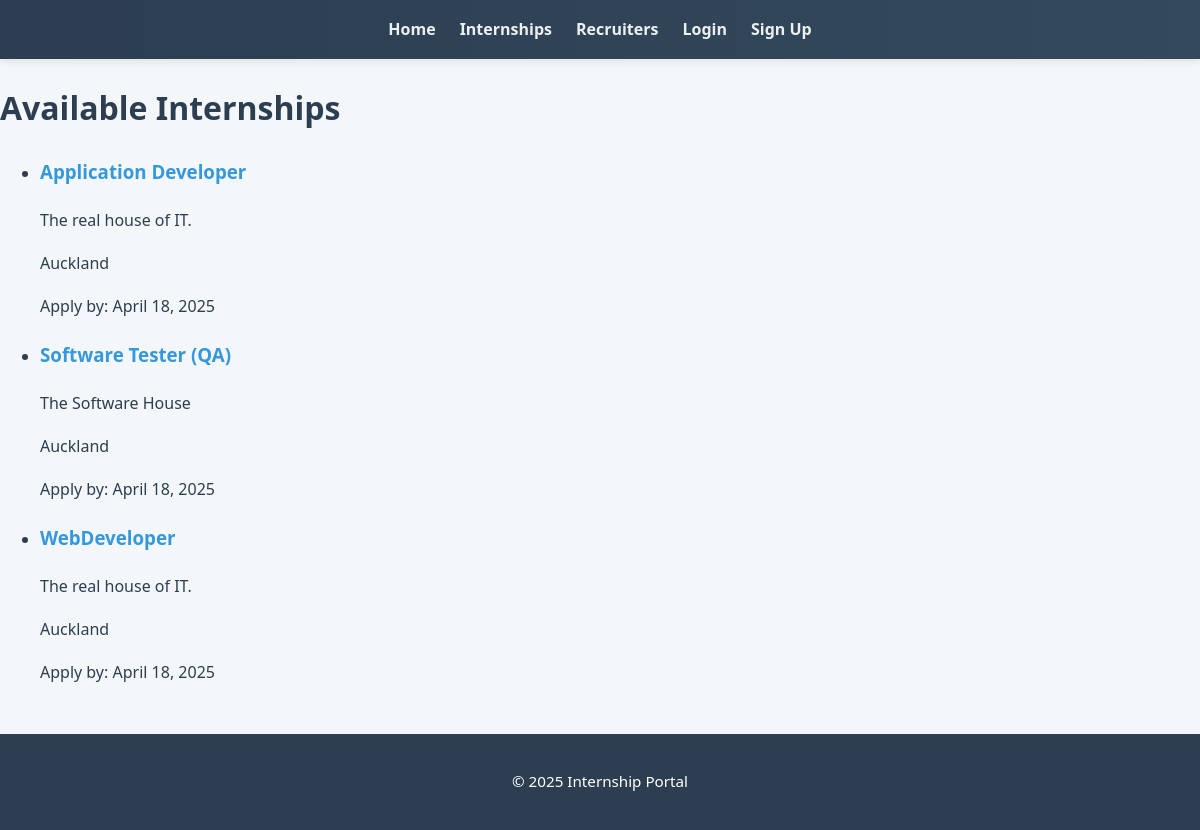
Screenshot of /internships/ with the database file from the repository.
### internships/models.py (models this page shows, shortened)
class Internship(models.Model):
    title = models.CharField(max_length=100)
    description = models.TextField()
    recruiter = models.ForeignKey(settings.AUTH_USER_MODEL, on_delete=models.CASCADE, related_name='internships')
    company = models.CharField(max_length=100)
    location = models.CharField(max_length=100)
    application_deadline = models.DateField()
    created_at = models.DateTimeField(auto_now_add=True)
    updated_at = models.DateTimeField(auto_now=True)

### internships/views.py (the view)
# urls.py: path('', views.InternshipListView.as_view(), name='internship-list'),
class InternshipListView(ListView):
    model = Internship
    template_name = 'internships/internship_list.html'
    context_object_name = 'internships'

### users/templates/internships/internship_list.html (shortened to what this page needs)
{% extends 'base.html' %}
{% block content %}
    <h1>Available Internships</h1>
    <ul class="internship-list">
        {% for internship in internships %}
            <li class="internship-item">
                <h3>
                    <a href="{% url 'internship-detail' internship.id %}">
                        {{ internship.title }}
                    </a>
                </h3>
                <p class="company">{{ internship.company }}</p>
                <p class="location">{{ internship.location }}</p>
                <p class="deadline">Apply by: {{ internship.application_deadline }}</p>
            </li>
        {% empty %}
            <li>No internships available at the moment.</li>
        {% endfor %}
    </ul>
{% endblock %}

### users/templates/base.html (style rules this page uses)
body { font-family: 'Segoe UI', Tahoma, Geneva, Verdana, sans-serif; line-height: 1.7; color: #2c3e50; background-color: #f4f7f9; margin: 0; padding: 0; }
a { color: #3498db; text-decoration: none; transition: all 0.3s ease-in-out; }

### rows the page displays
Internship: title "Application Developer", company "The real house of IT.", location "Auckland", application_deadline "April 18, 2025"
Internship: title "Software Tester (QA)", company "The Software House", location "Auckland", application_deadline "April 18, 2025"
Internship: title "WebDeveloper", company "The real house of IT.", location "Auckland", application_deadline "April 18, 2025"
